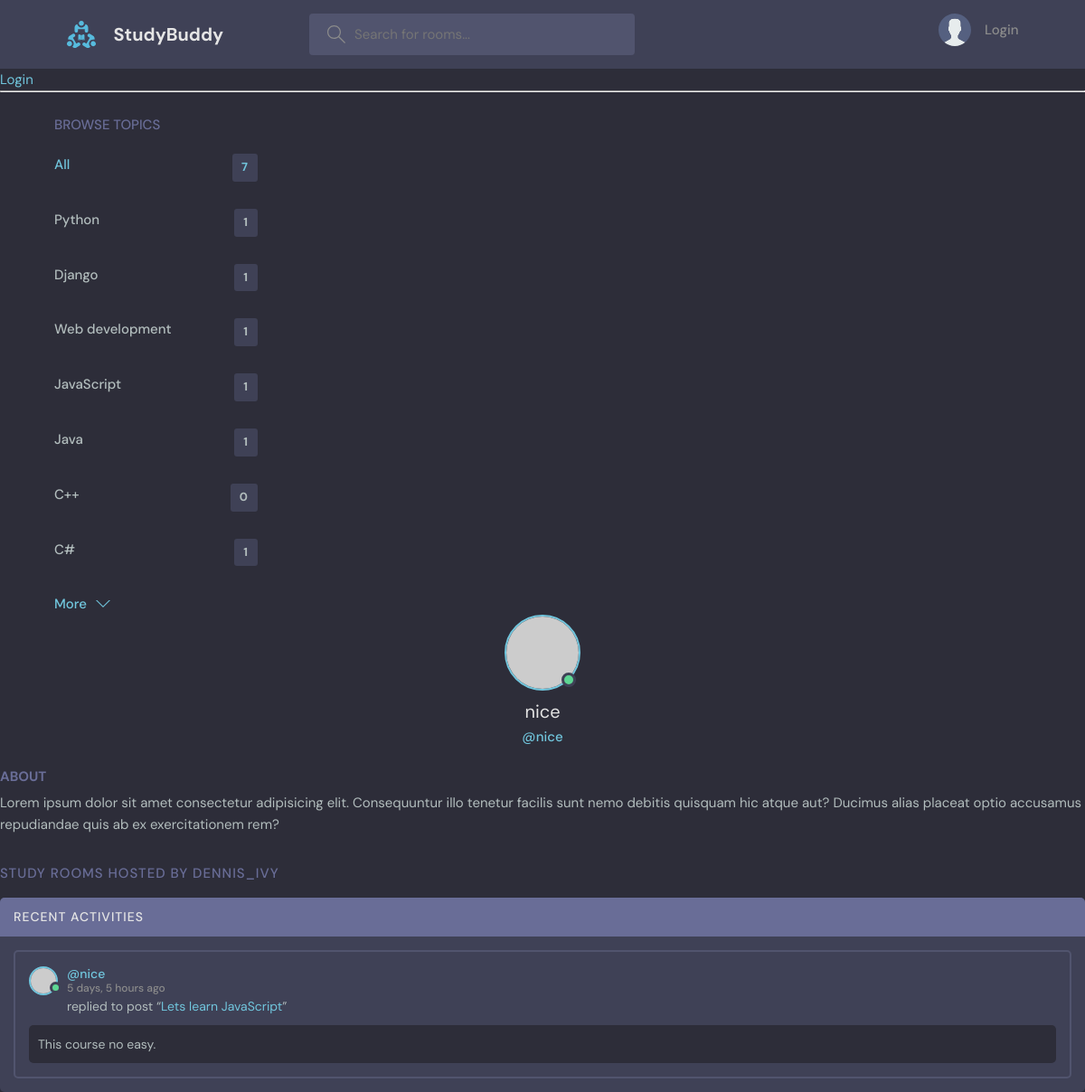
The page /profile/2 on the database its author committed.
### base/models.py (models this page shows, shortened)
class Topic(models.Model):
    name = models.CharField(max_length=200)

class Message(models.Model):
    user = models.ForeignKey(User, on_delete=models.CASCADE)
    room = models.ForeignKey(Room, on_delete=models.CASCADE)
    body = models.TextField()
    updated = models.DateTimeField(auto_now=True)
    created = models.DateTimeField(auto_now_add=True)
    class Meta:
        ordering = ['-updated', '-created']
    def __str__(self):
        return self.body[0:50]

class Room(models.Model):
    host = models.ForeignKey(User, on_delete=models.SET_NULL, null=True)
    topic = models.ForeignKey(Topic, on_delete=models.SET_NULL, null=True)
    name = models.CharField(max_length=200)
    description = models.TextField(null=True, blank=True)
    participants = models.ManyToManyField(User, related_name='participants', blank=True)
    updated = models.DateTimeField(auto_now=True)
    created = models.DateTimeField(auto_now_add=True)
    class Meta:
        ordering = ['-updated', '-created']
    def __str__(self):
        return self.name

### base/views.py (the view)
# urls.py: path("profile/<str:pk>", views.user_profile, name="user-profile"),
def user_profile(request, pk):
    user = User.objects.get(id=pk)
    rooms = user.room_set.all()
    room_messages = user.message_set.all()
    topics = Topic.objects.all()
    context = {
        "user": user,
        "rooms": rooms,
        "room_messages": room_messages,
        "topics": topics
    }
    return render(request, 'profile.html', context)

### base/templates/profile.html (shortened to what this page needs)
{% extends 'main.html' %}
{% block content %}
  <main class="profile-page layout layout--3">
    <div class="container">
      {% include 'topics_components.html' %}
    </div>
      <div class="roomList">
        <div class="profile">
          <div class="profile__avatar">
            <div class="avatar avatar--large active">
              <img src="https://randomuser.me/api/portraits/men/11.jpg" />
            </div>
          </div>
          <div class="profile__info">
            <h3>{{ user.username }}</h3>
            <p>@{{ user.username }}</p>
          </div>
          <div class="profile__about">
            <h3>About</h3>
            <p>
              Lorem ipsum dolor sit amet consectetur adipisicing elit. Consequuntur illo tenetur
              facilis sunt nemo debitis quisquam hic atque aut? Ducimus alias placeat optio
              accusamus repudiandae quis ab ex exercitationem rem?
            </p>
          </div>
        </div>
        <div class="roomList__header">
          <div>
            <h2>Study Rooms Hosted by dennis_ivy
            </h2>
          </div>
        </div>
      </div>
     {% include 'activity_component.html' %}
  </main>
 {% endblock %}

### base/templates/topics_components.html
<div class="topics">
          <div class="topics__header">
            <h2>Browse Topics</h2>
          </div>
          <ul class="topics__list">
            <li>
              <a href="{% url 'home' %}" class="active">All <span>{{ topics.count }}</span></a>
            </li>
              {% for topic in topics %}
            <li>
              <a href="{% url 'home' %}?q={{topic.name}}">{{ topic.name }} <span>{{ topic.room_set.all.count }}</span></a>
            </li>
              {%  endfor %}
          </ul>
          <a class="btn btn--link" href="topics.html">
            More
            <svg version="1.1" xmlns="http://www.w3.org/2000/svg" width="32" height="32" viewBox="0 0 32 32">
              <title>chevron-down</title>
              <path d="M16 21l-13-13h-3l16 16 16-16h-3l-13 13z"></path>
            </svg>
          </a>
        </div>

### base/templates/activity_component.html (shortened to what this page needs)
<div class="activities">
          <div class="activities__header">
            <h2>Recent Activities</h2>
          </div>
          {% for message in room_messages %}
          <div class="activities__box">
            <div class="activities__boxHeader roomListRoom__header">
              <a href="{% url 'user-profile' message.user.id %}" class="roomListRoom__author">
                <div class="avatar avatar--small active">
                  <img src="https://randomuser.me/api/portraits/men/13.jpg" />
                </div>
                <p>
                  @{{ message.user }}
                  <span>{{ message.created|timesince }} ago</span>
                </p>
              </a>
            </div>
            <div class="activities__boxContent">
              <p>replied to post “<a href= "{% url 'room' message.room.id %}">{{ message.room }}</a>”</p>
              <div class="activities__boxRoomContent">
                <p>{{ message }}</p>
              </div>
            </div>
          </div>
      {% endfor %}
        </div>

### rows shown on the page
Topic: name "Python", room_set.all.count "1"
Topic: name "Django", room_set.all.count "1"
Topic: name "Web development", room_set.all.count "1"
Topic: name "JavaScript", room_set.all.count "1"
Topic: name "Java", room_set.all.count "1"
Topic: name "C++", room_set.all.count "0"
Topic: name "C#", room_set.all.count "1"
Message: user "nice", created "5 days, 5 hours", room "Lets learn JavaScript", body "This course no easy."

### other values the page prints
{{ topics.count }} "7"
{{ user.username }} "nice"
